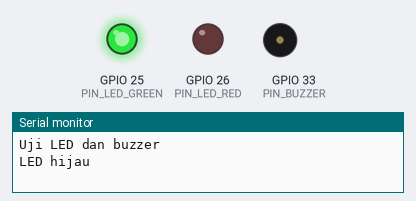
Recording of a sketch running on a simulated ESP32. On the bench: output pins drawn as LEDs (lit = HIGH), buzzer (waves = sounding, pin HIGH), the last lines printed to the serial monitor.

Above: at 0.5 s.
At 1.5 s:
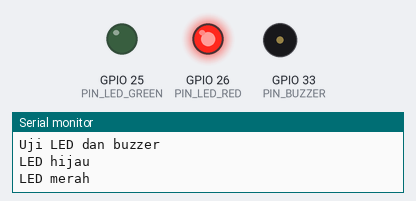
At 2.5 s:
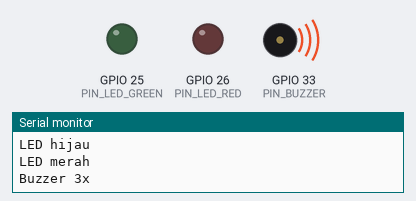
At 3.6 s:
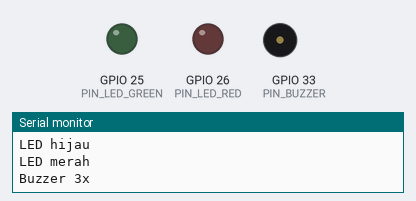
Timing chart, 0 to 5.5 s (numbered marks = the images above):
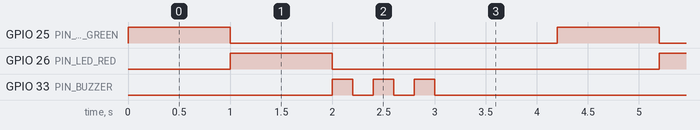

Measured:
- by itself, GPIO 25 (PIN_LED_GREEN), GPIO 26 (PIN_LED_RED): alternates HIGH for 1.0 s and LOW for 3.2 s
- by itself, GPIO 33 (PIN_BUZZER): repeats every 4.2 s: 2 × (LOW 0.20 s, HIGH 0.20 s), LOW 3.2 s, HIGH 0.20 s
- by itself, everything shown: repeats every 4.2 s, in 8 steps

The sketch:

uji_led_buzzer.ino
```cpp
const int PIN_LED_GREEN = 25;
const int PIN_LED_RED = 26;
const int PIN_BUZZER = 33;

void setup() {
  Serial.begin(115200);
  pinMode(PIN_LED_GREEN, OUTPUT);
  pinMode(PIN_LED_RED, OUTPUT);
  pinMode(PIN_BUZZER, OUTPUT);
  Serial.println("\nUji LED dan buzzer");
}

void loop() {
  Serial.println("LED hijau");
  digitalWrite(PIN_LED_GREEN, HIGH);
  delay(1000);
  digitalWrite(PIN_LED_GREEN, LOW);

  Serial.println("LED merah");
  digitalWrite(PIN_LED_RED, HIGH);
  delay(1000);
  digitalWrite(PIN_LED_RED, LOW);

  Serial.println("Buzzer 3x");
  for (int i = 0; i < 3; i++) {
    digitalWrite(PIN_BUZZER, HIGH);
    delay(200);
    digitalWrite(PIN_BUZZER, LOW);
    delay(200);
  }
  delay(1000);
}
```
